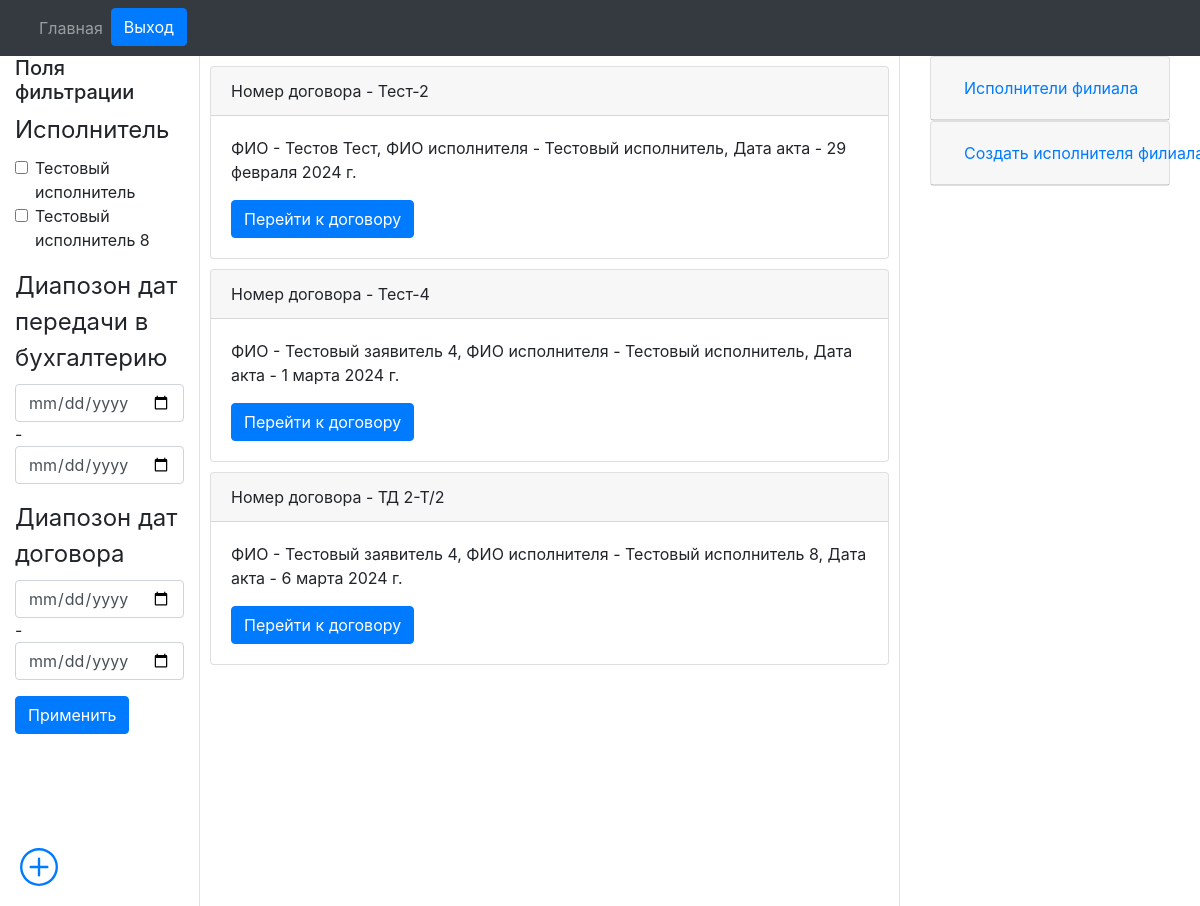
The app's page /paid_departure/filials/orders/1/ (signed in) with its own data.
### engine/models.py (models this page shows)
class Reestr_oferts(models.Model):
    number_orders_vozm = models.CharField(max_length=20, blank=False, verbose_name='Номер договора возм.', db_index=True)
    fio = models.CharField(max_length=128, blank=False, verbose_name='ФИО')
    date_orders = models.DateField(auto_now_add=True, verbose_name='Дата договора')
    date_akt = models.DateField(auto_now_add=True, verbose_name='Дата акта')
    exicutor = models.ForeignKey(Exicuters, on_delete=models.PROTECT, verbose_name='Исполнитель')
    filial = models.ForeignKey(Filials, on_delete=models.PROTECT, verbose_name='Филиал')
    price = models.FloatField(max_length=10, verbose_name='Цена')
    date_buhgt = models.DateField(verbose_name='Дата передачи в бухгалтерию')
    comment = models.CharField(max_length=512, verbose_name='Комментарий')

class Exicuters(models.Model):
    fio = models.CharField(max_length=128, blank=False, verbose_name='ФИО исполнителя')
    filial = models.ForeignKey(Filials, on_delete=models.PROTECT, verbose_name='Филиал к котрому привязан исполнитель')
    def __str__(self):
        return self.fio

### engine/views.py (the view, shortened to what this page needs)
# urls.py: path('filials/orders/<int:pk>/', get_orders, name='get_orders'),
@login_required
def get_orders(request, pk):
    if not request.user.has_perm('engine.view_reestr_oferts'):
        queryset = Reestr_oferts.objects.filter(filial_id=pk)
        exicuters_filial = Exicuters.objects.filter(filial_id=pk)
        if not queryset:
            form = CreateExicuterFilialFilterForm(id=pk)
            form.initial['filial'] = pk
            exicuters_filial = Exicuters.objects.filter(filial_id=pk)
            filter = ProductFilter(request.GET, queryset=Reestr_oferts.objects.filter(filial_id=pk), id=pk)
            return render(request, 'orders/orders.html', {'filter': filter, 'exicuters_filial': exicuters_filial, 'form': form})
        else:
            filial = str(queryset[0].filial)
            user_filial = str(request.user.filial)
            if filial == user_filial:
                form = CreateExicuterFilialFilterForm(id=pk)
                form.initial['filial'] = pk
                filter = ProductFilter(request.GET, queryset=Reestr_oferts.objects.filter(filial_id=pk), id=pk)
                return render(request, 'orders/orders.html', {'filter': filter, 'exicuters_filial': exicuters_filial, 'form': form})
            else:
                raise PermissionError

### engine/forms.py
class CreateExicuterFilialFilterForm(ModelForm):
    def __init__(self, *args, id=None, **kwargs):
        super().__init__(*args, **kwargs)
        if id == None:
            pass
        else:
            self.fields['filial'].queryset = Filials.objects.filter(id=id)
    class Meta:
        model = Exicuters
        fields = ('fio', 'filial')

### engine/models.py (called while the page is built)
    def __str__(self):
        return self.name

### engine/templates/orders/orders.html (shortened to what this page needs)
{% extends "orders/base.html" %}
{% load crispy_forms_tags %}
{% block nav %}{% include "orders/nav.html" %}{% endblock %}
{% block content %}
<div class="container-fluid text-left">
  <div class="row" style="height: 850px">
    <div class="col-2 column-2 border-right">
      <h5>Поля фильтрации</h5>
      <form method="GET">
        {{ filter.form|crispy }}
      <button class="btn btn-primary" type="submit">Применить</button>
      </form>
    </div>
    <div class="col-7 position-relative border-right">
      <div class="overflow-auto scroll-container">
      {% for order in filter.qs %}
      <div class="card" style="margin: 10px 10px 10px 10px;">
          <div class="card-header">
            Номер договора - {{ order.number_orders_vozm }}
          </div>
          <div class="card-body">
            <p class="card-text">ФИО - {{ order.fio }}, ФИО исполнителя - {{ order.exicutor }}, Дата акта - {{ order.date_akt }}</p>
            <a href="{% url 'get_order' id_order=order.pk %}" class="btn btn-primary">Перейти к договору</a>
          </div>
        </div>
          {% endfor %}
          <div class="fixed-bottom fixed-right" style="width: 70px; position: fixed; bottom: 0; right: 0; padding: 20px;">
            <a href="/paid_departure/create_order/">
            </a>
          </div>
    </div>
  </div>
  <div class="col-3 column-2">
    <div class="container">
      <div id="accordion">
        <div class="card">
          <div class="card-header" id="headingOne">
            <h5 class="mb-0">
              <button class="btn btn-link collapsed" data-toggle="collapse" data-target="#collapseOne" aria-expanded="false" aria-controls="collapseOne">
                Исполнители филиала
              </button>
            </h5>
          </div>
        </div>
      </div>
    </div>
    <div class="container">
      <div id="accordion">
        <div class="card">
          <div class="card-header" id="headingTwo">
            <h5 class="mb-0">
              <button class="btn btn-link collapsed" data-toggle="collapse" data-target="#collapseTwo" aria-expanded="false" aria-controls="collapseTwo">
                Создать исполнителя филиала
              </button>
            </h5>
          </div>
        </div>
      </div>
    </div>
  </div>
</div>
</div>
      {% endblock %}

### engine/templates/orders/orders.html (style rules this page uses)
.scroll-container { position: absolute; top: 0; left: 0; bottom: 0; right: 0; overflow: auto; }

### records on screen
Reestr_oferts: number_orders_vozm "Тест-2", fio "Тестов Тест", exicutor "Тестовый исполнитель", date_akt "29 февраля 2024 г."
Reestr_oferts: number_orders_vozm "Тест-4", fio "Тестовый заявитель 4", exicutor "Тестовый исполнитель", date_akt "1 марта 2024 г."
Reestr_oferts: number_orders_vozm "ТД 2-Т/2", fio "Тестовый заявитель 4", exicutor "Тестовый исполнитель 8", date_akt "6 марта 2024 г."
